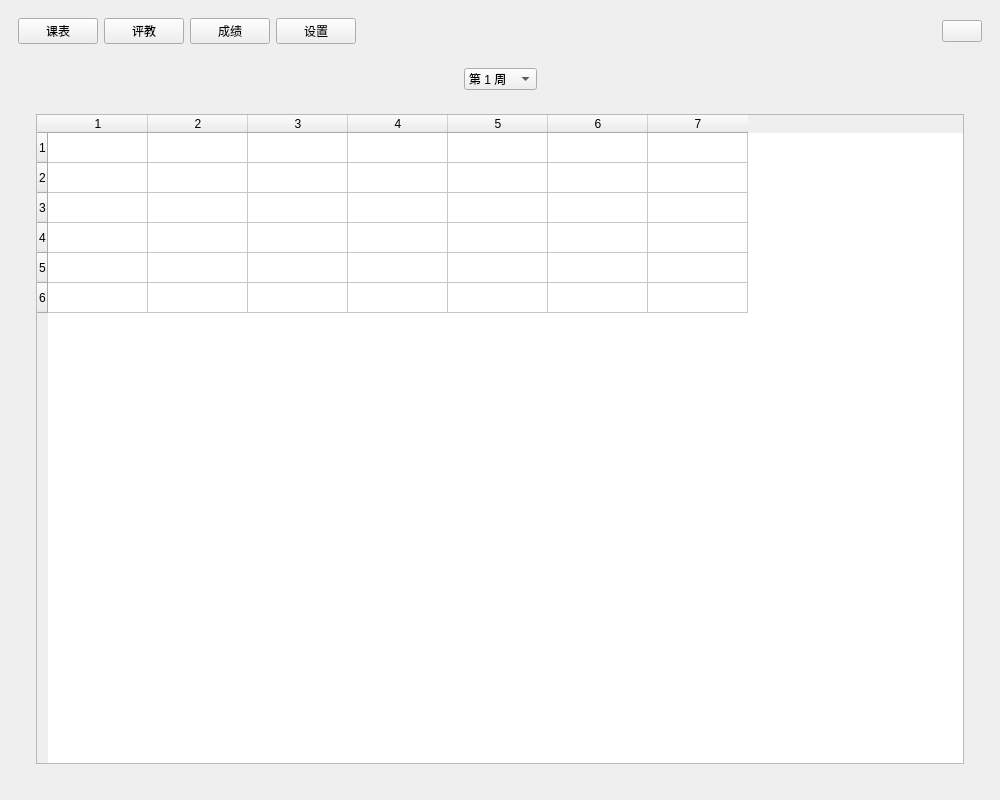
<?xml version="1.0" encoding="UTF-8"?>
<ui version="4.0">
 <class>Main_Window_UI</class>
 <widget class="QMainWindow" name="Main_Window_UI">
  <property name="geometry">
   <rect>
    <x>0</x>
    <y>0</y>
    <width>1000</width>
    <height>800</height>
   </rect>
  </property>
  <property name="windowTitle">
   <string>WHUT-Helper</string>
  </property>
  <widget class="QWidget" name="Central_Widget">
   <layout class="QVBoxLayout" name="Central_Widget_Layout">
    <item>
     <widget class="QWidget" name="Tab_Select_Widget" native="true">
      <layout class="QHBoxLayout" name="Tab_Select_Widget_Layout">
       <item>
        <widget class="QPushButton" name="Schedule_Button">
         <property name="text">
          <string>课表</string>
         </property>
        </widget>
       </item>
       <item>
        <widget class="QPushButton" name="Judge_Button">
         <property name="text">
          <string>评教</string>
         </property>
        </widget>
       </item>
       <item>
        <widget class="QPushButton" name="Score_Button">
         <property name="text">
          <string>成绩</string>
         </property>
        </widget>
       </item>
       <item>
        <widget class="QPushButton" name="Setting_Button">
         <property name="text">
          <string>设置</string>
         </property>
        </widget>
       </item>
       <item>
        <spacer name="horizontalSpacer_3">
         <property name="orientation">
          <enum>Qt::Horizontal</enum>
         </property>
         <property name="sizeHint" stdset="0">
          <size>
           <width>40</width>
           <height>20</height>
          </size>
         </property>
        </spacer>
       </item>
       <item>
        <widget class="QLabel" name="Info_label">
         <property name="text">
          <string/>
         </property>
        </widget>
       </item>
       <item>
        <widget class="QPushButton" name="Close_Button">
         <property name="text">
          <string/>
         </property>
         <property name="icon">
          <iconset resource="All_Res.qrc">
           <normaloff>:/all_images/res/Exit.png</normaloff>:/all_images/res/Exit.png</iconset>
         </property>
        </widget>
       </item>
      </layout>
     </widget>
    </item>
    <item>
     <widget class="QStackedWidget" name="Main_Tab_Widget">
      <widget class="QWidget" name="Schedule_Tab">
       <layout class="QVBoxLayout" name="Schedule_Tab_Layout">
        <item>
         <layout class="QHBoxLayout" name="Week_Select_Layout">
          <item>
           <spacer name="horizontalSpacer">
            <property name="orientation">
             <enum>Qt::Horizontal</enum>
            </property>
            <property name="sizeHint" stdset="0">
             <size>
              <width>0</width>
              <height>0</height>
             </size>
            </property>
           </spacer>
          </item>
          <item>
           <widget class="QComboBox" name="Week_Select_ComboBox">
            <property name="sizePolicy">
             <sizepolicy hsizetype="Fixed" vsizetype="Fixed">
              <horstretch>0</horstretch>
              <verstretch>0</verstretch>
             </sizepolicy>
            </property>
            <property name="currentIndex">
             <number>0</number>
            </property>
            <item>
             <property name="text">
              <string>第 1 周</string>
             </property>
            </item>
            <item>
             <property name="text">
              <string>第 2 周</string>
             </property>
            </item>
            <item>
             <property name="text">
              <string>第 3 周</string>
             </property>
            </item>
            <item>
             <property name="text">
              <string>第 4 周</string>
             </property>
            </item>
            <item>
             <property name="text">
              <string>第 5 周</string>
             </property>
            </item>
            <item>
             <property name="text">
              <string>第 6 周</string>
             </property>
            </item>
            <item>
             <property name="text">
              <string>第 7 周</string>
             </property>
            </item>
            <item>
             <property name="text">
              <string>第 8 周</string>
             </property>
            </item>
            <item>
             <property name="text">
              <string>第 9 周</string>
             </property>
            </item>
            <item>
             <property name="text">
              <string>第 10 周</string>
             </property>
            </item>
            <item>
             <property name="text">
              <string>第 11 周</string>
             </property>
            </item>
            <item>
             <property name="text">
              <string>第 12 周</string>
             </property>
            </item>
            <item>
             <property name="text">
              <string>第 13 周</string>
             </property>
            </item>
            <item>
             <property name="text">
              <string>第 14 周</string>
             </property>
            </item>
            <item>
             <property name="text">
              <string>第 15 周</string>
             </property>
            </item>
            <item>
             <property name="text">
              <string>第 16 周</string>
             </property>
            </item>
            <item>
             <property name="text">
              <string>第 17 周</string>
             </property>
            </item>
            <item>
             <property name="text">
              <string>第 18 周</string>
             </property>
            </item>
            <item>
             <property name="text">
              <string>第 19 周</string>
             </property>
            </item>
            <item>
             <property name="text">
              <string>第 20 周</string>
             </property>
            </item>
            <item>
             <property name="text">
              <string>第 21 周</string>
             </property>
            </item>
            <item>
             <property name="text">
              <string>第 22 周</string>
             </property>
            </item>
            <item>
             <property name="text">
              <string>第 23 周</string>
             </property>
            </item>
            <item>
             <property name="text">
              <string>第 24 周</string>
             </property>
            </item>
            <item>
             <property name="text">
              <string>第 25 周</string>
             </property>
            </item>
           </widget>
          </item>
          <item>
           <spacer name="horizontalSpacer_2">
            <property name="orientation">
             <enum>Qt::Horizontal</enum>
            </property>
            <property name="sizeHint" stdset="0">
             <size>
              <width>0</width>
              <height>0</height>
             </size>
            </property>
           </spacer>
          </item>
         </layout>
        </item>
        <item>
         <widget class="QWidget" name="Schedule_Table_Containers" native="true">
          <layout class="QVBoxLayout" name="Schedule_Table_Containers_Layout">
           <item>
            <widget class="QWidget" name="Schedule_Table_Mask" native="true">
             <layout class="QVBoxLayout" name="Schedule_Table_Mask_Layout">
              <item>
               <widget class="QTableWidget" name="Schedule_Table_Widget">
                <property name="focusPolicy">
                 <enum>Qt::NoFocus</enum>
                </property>
                <property name="verticalScrollBarPolicy">
                 <enum>Qt::ScrollBarAlwaysOff</enum>
                </property>
                <property name="horizontalScrollBarPolicy">
                 <enum>Qt::ScrollBarAlwaysOff</enum>
                </property>
                <property name="editTriggers">
                 <set>QAbstractItemView::NoEditTriggers</set>
                </property>
                <property name="selectionMode">
                 <enum>QAbstractItemView::NoSelection</enum>
                </property>
                <property name="rowCount">
                 <number>6</number>
                </property>
                <property name="columnCount">
                 <number>7</number>
                </property>
                <row/>
                <row/>
                <row/>
                <row/>
                <row/>
                <row/>
                <column/>
                <column/>
                <column/>
                <column/>
                <column/>
                <column/>
                <column/>
               </widget>
              </item>
             </layout>
            </widget>
           </item>
          </layout>
         </widget>
        </item>
       </layout>
      </widget>
      <widget class="QWidget" name="Judge_Tab">
       <layout class="QVBoxLayout" name="Judge_Tab_Layout">
        <item>
         <layout class="QHBoxLayout" name="horizontalLayout">
          <item>
           <widget class="QLabel" name="Judge_Tab_Label">
            <property name="text">
             <string>内(xin)容(jian)建(wen)设(jian)中(jia)</string>
            </property>
           </widget>
          </item>
         </layout>
        </item>
       </layout>
      </widget>
      <widget class="QWidget" name="Score_Tab">
       <layout class="QHBoxLayout" name="Score_Tab_Layout">
        <item>
         <layout class="QHBoxLayout" name="horizontalLayout_2">
          <item>
           <widget class="QLabel" name="Score_Tab_Label">
            <property name="text">
             <string>内(xin)容(jian)建(wen)设(jian)中(jia)</string>
            </property>
           </widget>
          </item>
         </layout>
        </item>
       </layout>
      </widget>
      <widget class="QWidget" name="Setting_Tab">
       <layout class="QHBoxLayout" name="Setting_Tab_Layout">
        <item>
         <widget class="QWidget" name="Setting_Left_Widget" native="true">
          <layout class="QVBoxLayout" name="Setting_Left_Widget_Layout">
           <item>
            <layout class="QHBoxLayout" name="Set_Opacity_Layout">
             <item>
              <widget class="QLabel" name="Set_Opacity_Label">
               <property name="text">
                <string>窗口透明度</string>
               </property>
              </widget>
             </item>
             <item>
              <widget class="QSlider" name="Set_Opacity_Slider">
               <property name="sizePolicy">
                <sizepolicy hsizetype="Fixed" vsizetype="Preferred">
                 <horstretch>0</horstretch>
                 <verstretch>0</verstretch>
                </sizepolicy>
               </property>
               <property name="minimumSize">
                <size>
                 <width>150</width>
                 <height>0</height>
                </size>
               </property>
               <property name="maximum">
                <number>100</number>
               </property>
               <property name="value">
                <number>85</number>
               </property>
               <property name="orientation">
                <enum>Qt::Horizontal</enum>
               </property>
              </widget>
             </item>
             <item>
              <widget class="QLineEdit" name="Set_Opacity_LineEdit">
               <property name="text">
                <string>0.85</string>
               </property>
              </widget>
             </item>
             <item>
              <spacer name="horizontalSpacer_4">
               <property name="orientation">
                <enum>Qt::Horizontal</enum>
               </property>
               <property name="sizeHint" stdset="0">
                <size>
                 <width>0</width>
                 <height>0</height>
                </size>
               </property>
              </spacer>
             </item>
            </layout>
           </item>
           <item>
            <layout class="QHBoxLayout" name="Save_Account_Layout">
             <item>
              <widget class="QLabel" name="Save_Account_Label">
               <property name="text">
                <string>记住密码</string>
               </property>
              </widget>
             </item>
             <item>
              <spacer name="horizontalSpacer_6">
               <property name="orientation">
                <enum>Qt::Horizontal</enum>
               </property>
               <property name="sizeType">
                <enum>QSizePolicy::Fixed</enum>
               </property>
               <property name="sizeHint" stdset="0">
                <size>
                 <width>17</width>
                 <height>20</height>
                </size>
               </property>
              </spacer>
             </item>
             <item>
              <widget class="QCheckBox" name="Save_Account_CheckBox">
               <property name="text">
                <string/>
               </property>
              </widget>
             </item>
             <item>
              <spacer name="horizontalSpacer_5">
               <property name="orientation">
                <enum>Qt::Horizontal</enum>
               </property>
               <property name="sizeHint" stdset="0">
                <size>
                 <width>0</width>
                 <height>0</height>
                </size>
               </property>
              </spacer>
             </item>
            </layout>
           </item>
           <item>
            <spacer name="verticalSpacer">
             <property name="orientation">
              <enum>Qt::Vertical</enum>
             </property>
             <property name="sizeHint" stdset="0">
              <size>
               <width>20</width>
               <height>40</height>
              </size>
             </property>
            </spacer>
           </item>
          </layout>
         </widget>
        </item>
        <item>
         <widget class="QWidget" name="Setting_Right_Widget" native="true">
          <layout class="QVBoxLayout" name="Setting_Right_Widget_Layout">
           <item>
            <layout class="QHBoxLayout" name="Illustrator_ID_Layout">
             <item>
              <widget class="QLabel" name="Illustrator_ID_Label">
               <property name="text">
                <string>点击插画介绍可前往插画Pixiv页面</string>
               </property>
              </widget>
             </item>
            </layout>
           </item>
           <item>
            <layout class="QHBoxLayout" name="Background_Setting_Layout">
             <item>
              <layout class="QVBoxLayout" name="Main_Window_Bg_Setting_Layout">
               <item>
                <widget class="QLabel" name="Main_Window_Bg_ID_Label">
                 <property name="text">
                  <string>&lt;html&gt;&lt;head/&gt;&lt;body&gt;&lt;p&gt;id&lt;/p&gt;&lt;/body&gt;&lt;/html&gt;</string>
                 </property>
                </widget>
               </item>
               <item>
                <widget class="QLabel" name="Main_Window_Bg_Img_Label">
                 <property name="sizePolicy">
                  <sizepolicy hsizetype="Maximum" vsizetype="Maximum">
                   <horstretch>0</horstretch>
                   <verstretch>0</verstretch>
                  </sizepolicy>
                 </property>
                 <property name="maximumSize">
                  <size>
                   <width>150</width>
                   <height>150</height>
                  </size>
                 </property>
                 <property name="text">
                  <string/>
                 </property>
                 <property name="pixmap">
                  <pixmap resource="All_Res.qrc">:/all_images/res/Main_Window_Bg.png</pixmap>
                 </property>
                 <property name="scaledContents">
                  <bool>true</bool>
                 </property>
                </widget>
               </item>
               <item>
                <widget class="QPushButton" name="Main_Window_Bg_Custom_Button">
                 <property name="text">
                  <string>自定背景</string>
                 </property>
                </widget>
               </item>
               <item>
                <widget class="QPushButton" name="Main_Window_Bg_Reset_Button">
                 <property name="text">
                  <string>恢复默认</string>
                 </property>
                </widget>
               </item>
              </layout>
             </item>
             <item>
              <layout class="QVBoxLayout" name="Login_Window_Bg_Setting_Layout">
               <item>
                <widget class="QLabel" name="Login_Window_Bg_ID_Label">
                 <property name="text">
                  <string>&lt;html&gt;&lt;head/&gt;&lt;body&gt;&lt;p&gt;id&lt;/p&gt;&lt;/body&gt;&lt;/html&gt;</string>
                 </property>
                </widget>
               </item>
               <item>
                <widget class="QLabel" name="Login_Window_Bg_Img_Label">
                 <property name="sizePolicy">
                  <sizepolicy hsizetype="Maximum" vsizetype="Maximum">
                   <horstretch>0</horstretch>
                   <verstretch>0</verstretch>
                  </sizepolicy>
                 </property>
                 <property name="maximumSize">
                  <size>
                   <width>150</width>
                   <height>150</height>
                  </size>
                 </property>
                 <property name="text">
                  <string/>
                 </property>
                 <property name="pixmap">
                  <pixmap resource="All_Res.qrc">:/all_images/res/Login_Window_Bg.png</pixmap>
                 </property>
                 <property name="scaledContents">
                  <bool>true</bool>
                 </property>
                </widget>
               </item>
               <item>
                <widget class="QPushButton" name="Login_Window_Bg_Custom_Button">
                 <property name="text">
                  <string>自定背景</string>
                 </property>
                </widget>
               </item>
               <item>
                <widget class="QPushButton" name="Login_Window_Bg_Reset_Button">
                 <property name="text">
                  <string>恢复默认</string>
                 </property>
                </widget>
               </item>
              </layout>
             </item>
             <item>
              <layout class="QVBoxLayout" name="Message_Window_Bg_Setting_Layout">
               <item>
                <widget class="QLabel" name="Message_Window_Bg_ID_Label">
                 <property name="text">
                  <string>&lt;html&gt;&lt;head/&gt;&lt;body&gt;&lt;p&gt;id&lt;/p&gt;&lt;/body&gt;&lt;/html&gt;</string>
                 </property>
                </widget>
               </item>
               <item>
                <widget class="QLabel" name="Message_Window_Bg_Img_Label">
                 <property name="sizePolicy">
                  <sizepolicy hsizetype="Maximum" vsizetype="Maximum">
                   <horstretch>0</horstretch>
                   <verstretch>0</verstretch>
                  </sizepolicy>
                 </property>
                 <property name="maximumSize">
                  <size>
                   <width>150</width>
                   <height>150</height>
                  </size>
                 </property>
                 <property name="text">
                  <string/>
                 </property>
                 <property name="pixmap">
                  <pixmap resource="All_Res.qrc">:/all_images/res/Message_Window_Bg.png</pixmap>
                 </property>
                 <property name="scaledContents">
                  <bool>true</bool>
                 </property>
                </widget>
               </item>
               <item>
                <widget class="QPushButton" name="Message_Window_Bg_Custom_Button">
                 <property name="text">
                  <string>自定背景</string>
                 </property>
                </widget>
               </item>
               <item>
                <widget class="QPushButton" name="Message_Window_Bg_Reset_Button">
                 <property name="text">
                  <string>恢复默认</string>
                 </property>
                </widget>
               </item>
              </layout>
             </item>
            </layout>
           </item>
           <item>
            <spacer name="verticalSpacer_2">
             <property name="orientation">
              <enum>Qt::Vertical</enum>
             </property>
             <property name="sizeHint" stdset="0">
              <size>
               <width>20</width>
               <height>40</height>
              </size>
             </property>
            </spacer>
           </item>
          </layout>
         </widget>
        </item>
       </layout>
      </widget>
     </widget>
    </item>
   </layout>
  </widget>
 </widget>
 <resources>
  <include location="All_Res.qrc"/>
  <include location="All_Res.qrc"/>
 </resources>
 <connections/>
</ui>
